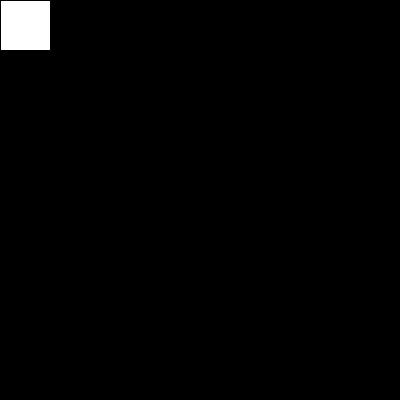
Frame 1 (no input)
Frame 60 (the mouse pressed at the canvas centre just before this capture): identical to frame 1, image omitted
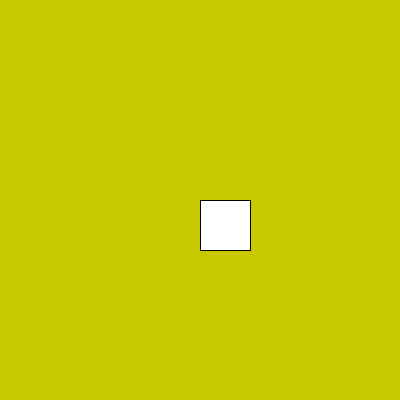
Frame 120 (the mouse held since frame 60 and released just before this capture)

The Processing sketch that drew these frames (run headless with seeded random() and noise(); from frame 60 on, the mouse is pressed at the canvas centre):

// Processing sketch: mouseslider
// ── mouseslider.pde
void setup(){

size(400,400); 
background(0);
} 

void draw(){


background(mouseX,mouseY,0);
rect(mouseX,mouseY,50,50); 
}
